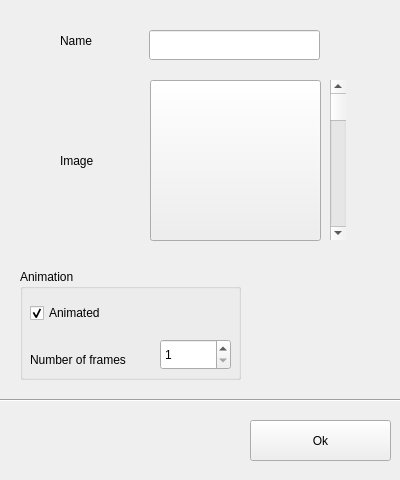
<?xml version="1.0" encoding="UTF-8"?>
<ui version="4.0">
 <class>SpriteEditor</class>
 <widget class="QMainWindow" name="SpriteEditor">
  <property name="geometry">
   <rect>
    <x>0</x>
    <y>0</y>
    <width>400</width>
    <height>480</height>
   </rect>
  </property>
  <property name="minimumSize">
   <size>
    <width>400</width>
    <height>480</height>
   </size>
  </property>
  <property name="maximumSize">
   <size>
    <width>400</width>
    <height>480</height>
   </size>
  </property>
  <property name="windowTitle">
   <string>Edit sprite</string>
  </property>
  <widget class="QWidget" name="centralwidget">
   <widget class="QPushButton" name="btnOk">
    <property name="geometry">
     <rect>
      <x>250</x>
      <y>420</y>
      <width>141</width>
      <height>41</height>
     </rect>
    </property>
    <property name="text">
     <string>Ok</string>
    </property>
    <property name="icon">
     <iconset resource="resources.qrc">
      <normaloff>:/icons/ok</normaloff>:/icons/ok</iconset>
    </property>
   </widget>
   <widget class="QLabel" name="label">
    <property name="geometry">
     <rect>
      <x>60</x>
      <y>30</y>
      <width>71</width>
      <height>22</height>
     </rect>
    </property>
    <property name="text">
     <string>Name</string>
    </property>
   </widget>
   <widget class="QLineEdit" name="txtSprName">
    <property name="geometry">
     <rect>
      <x>149</x>
      <y>30</y>
      <width>171</width>
      <height>30</height>
     </rect>
    </property>
   </widget>
   <widget class="QLabel" name="label_2">
    <property name="geometry">
     <rect>
      <x>60</x>
      <y>150</y>
      <width>71</width>
      <height>22</height>
     </rect>
    </property>
    <property name="text">
     <string>Image</string>
    </property>
   </widget>
   <widget class="QPushButton" name="btnLoadSprite">
    <property name="geometry">
     <rect>
      <x>150</x>
      <y>80</y>
      <width>171</width>
      <height>161</height>
     </rect>
    </property>
    <property name="icon">
     <iconset resource="resources.qrc">
      <normaloff>:/icons/sprite</normaloff>:/icons/sprite</iconset>
    </property>
    <property name="iconSize">
     <size>
      <width>100</width>
      <height>100</height>
     </size>
    </property>
   </widget>
   <widget class="Line" name="line">
    <property name="geometry">
     <rect>
      <x>0</x>
      <y>390</y>
      <width>401</width>
      <height>20</height>
     </rect>
    </property>
    <property name="orientation">
     <enum>Qt::Horizontal</enum>
    </property>
   </widget>
   <widget class="QGroupBox" name="groupBox">
    <property name="geometry">
     <rect>
      <x>20</x>
      <y>269</y>
      <width>221</width>
      <height>111</height>
     </rect>
    </property>
    <property name="title">
     <string>Animation</string>
    </property>
    <widget class="QLabel" name="label_3">
     <property name="geometry">
      <rect>
       <x>10</x>
       <y>80</y>
       <width>151</width>
       <height>22</height>
      </rect>
     </property>
     <property name="text">
      <string>Number of frames</string>
     </property>
    </widget>
    <widget class="QCheckBox" name="chkAnimate">
     <property name="geometry">
      <rect>
       <x>10</x>
       <y>30</y>
       <width>91</width>
       <height>28</height>
      </rect>
     </property>
     <property name="toolTip">
      <string>If the image is composed by multiple frames, it's supposed to be animated</string>
     </property>
     <property name="text">
      <string>Animated</string>
     </property>
     <property name="checked">
      <bool>true</bool>
     </property>
    </widget>
    <widget class="QSpinBox" name="spbFrames">
     <property name="geometry">
      <rect>
       <x>140</x>
       <y>70</y>
       <width>71</width>
       <height>31</height>
      </rect>
     </property>
     <property name="minimum">
      <number>1</number>
     </property>
    </widget>
   </widget>
   <widget class="QScrollBar" name="scrFrameSel">
    <property name="geometry">
     <rect>
      <x>330</x>
      <y>80</y>
      <width>16</width>
      <height>160</height>
     </rect>
    </property>
    <property name="toolTip">
     <string>Frame preview selection</string>
    </property>
    <property name="orientation">
     <enum>Qt::Vertical</enum>
    </property>
   </widget>
  </widget>
 </widget>
 <resources>
  <include location="resources.qrc"/>
 </resources>
 <connections/>
</ui>
